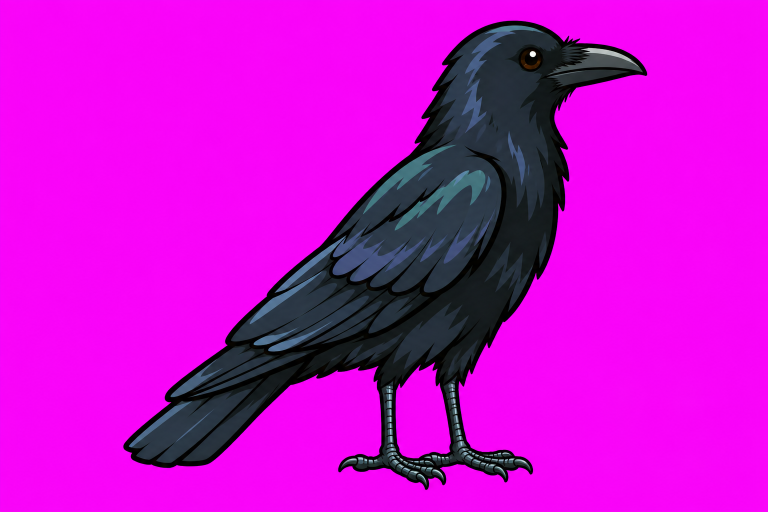
#> input picture design-docs/harvest/crow-pose-alert.png, 1536 x 1024 px, given in place of harvest-still-life.png, which was not available (shown at 1/2 size); the run also reads 2 pictures not shown here
$ python export.py crow-pose-alert.png
#> lines starting #> are read from the running program, lines starting #| are printed output that depends on the picture; after the words box and inside, x2 and y2 are one past the last pixel; in counts of white or black regions, pixels touching at a corner belong together
### design-docs/art.py
"""Shared steps for exporting seasonal theme art (see halloween/README.md).

Each theme's export.py imports this: key the flat magenta background out with
alpha from min(R,B) - G ramping between 60 and 140 and a half-strength
despill, crop to the art plus a margin, split pose sheets at their empty
column (or row) runs, measure a feature (an eye) to put sheets drawn at
different sizes on one scale, and write WebP, keeping each picture's
outline, which write_outlines gives the theme as outlines.ts for the rigs'
footprint checks. EyeScale holds one animal's pictures on that scale and
prints where each part sat in its reference.

The scripts pin their libraries: Pillow 13 writes a few pixels of some
pictures differently, so the shipped WebPs would no longer be reproduced.
"""
from collections import deque
from collections.abc import Callable
from dataclasses import dataclass
from pathlib import Path
import subprocess
import tempfile

import numpy as np
from PIL import Image

MARGIN = 6

Mask = Callable[[np.ndarray], np.ndarray]
# Finds where a part sits in a whole (its top left), as by_colour does.
Placer = Callable[[np.ndarray, np.ndarray], tuple[int, int]]
Size = tuple[int, int]
# A line across a neck (drawing units), nape side to throat side.
Line = tuple[tuple[float, float], tuple[float, float]]


def keyed(path: Path) -> np.ndarray:
    rgb = np.asarray(Image.open(path).convert('RGB')).astype(np.float32)
    r, g, b = rgb[..., 0], rgb[..., 1], rgb[..., 2]
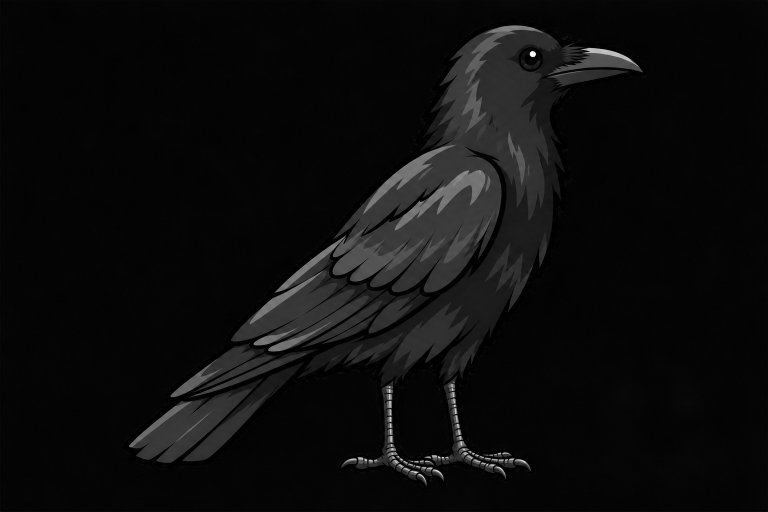
#> g: shape (1024, 1536) float32 (shown at 1/2 size); min 0, max 255, mean 12.5
    spill = np.minimum(r, b) - g
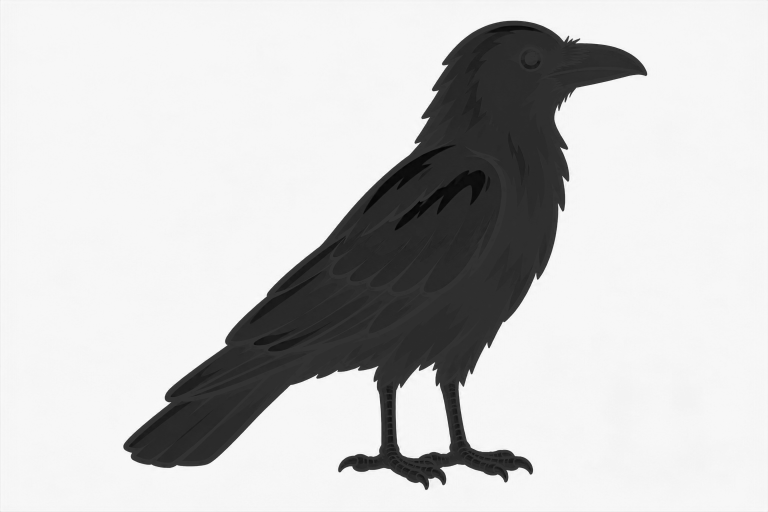
#> spill: shape (1024, 1536) float32 (shown at 1/2 size); min -65, max 255, mean 188.2; drawn with min black and max white
    alpha = 1 - np.clip((spill - 60) / 80, 0, 1)
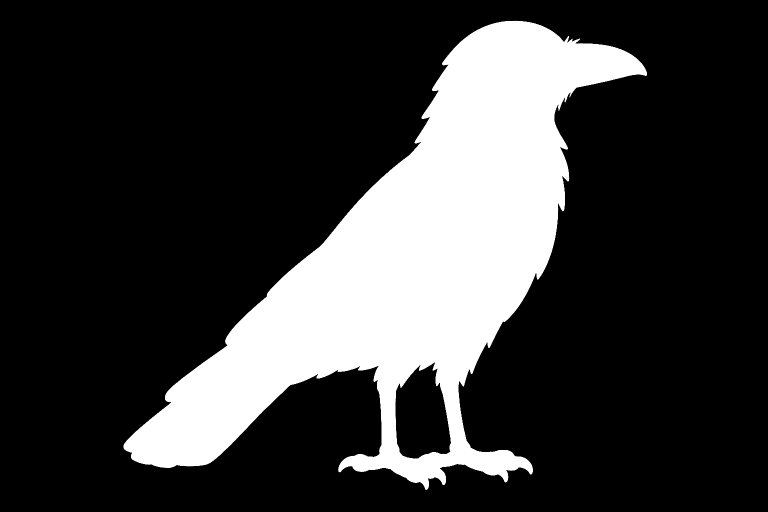
#> alpha: shape (1024, 1536) float32 (shown at 1/2 size); min 0, max 1, mean 0.22
    excess = np.maximum(spill, 0) * 0.5
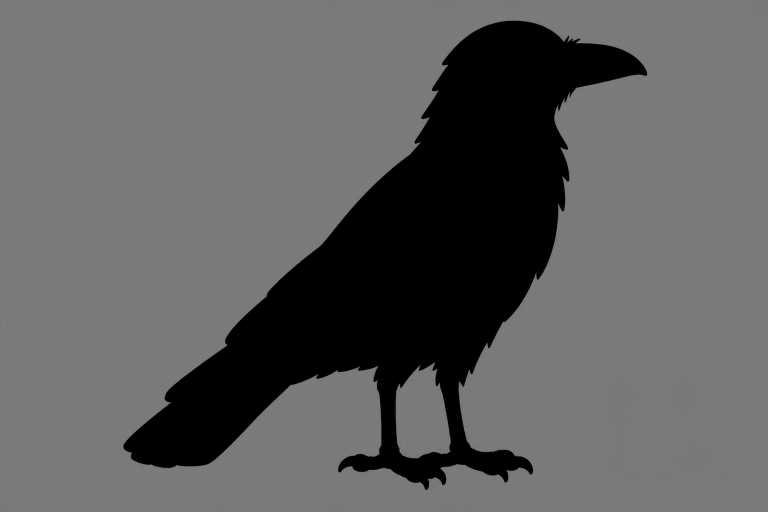
#> excess: shape (1024, 1536) float32 (shown at 1/2 size); min 0, max 127.5, mean 95.2
    out = np.dstack([r - excess, g, b - excess, alpha * 255])
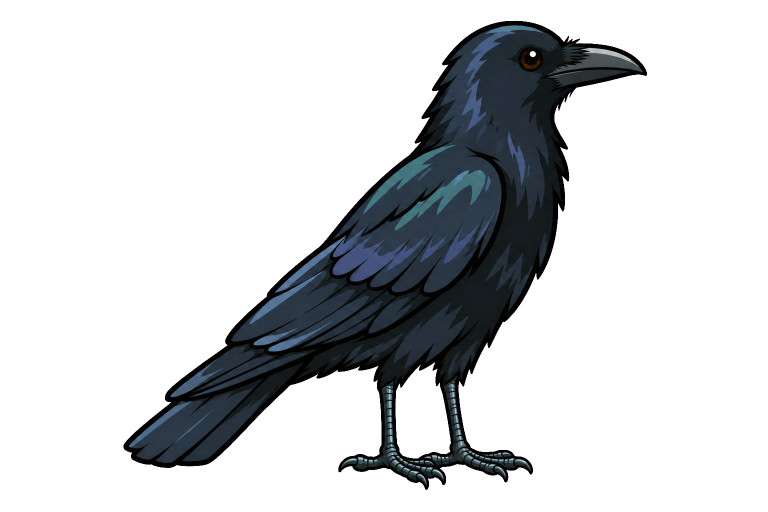
#> out: shape (1024, 1536, 4) float32 (shown at 1/2 size); mean of channels 0, 1, 2, 3 106.6, 12.5, 110.6, 56.3; transparent parts drawn white
    return np.clip(out, 0, 255).astype(np.uint8)


def crop(rgba: np.ndarray) -> np.ndarray:
    ys, xs = np.nonzero(rgba[..., 3] > 8)
    return rgba[max(0, ys.min() - MARGIN):ys.max() + MARGIN + 1, max(0, xs.min() - MARGIN):xs.max() + MARGIN + 1]
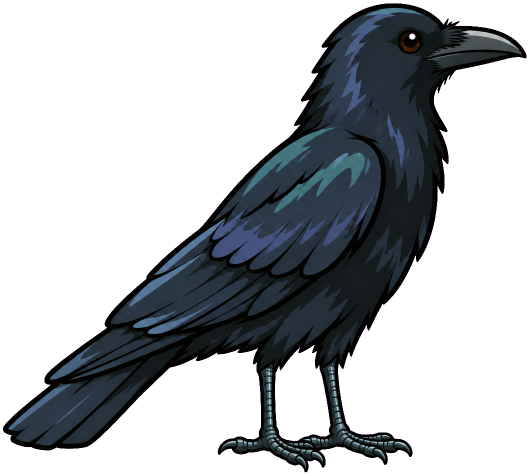
#> returned value: shape (951, 1059, 4) (shown at 1/2 size); mean of channels 0, 1, 2, 3 94.2, 17.2, 100.3, 87.7; transparent parts drawn white


# [32 lines left out: functions crop_origin, poses, fill_only, not called in this run]


def rows(rgba: np.ndarray, count: int) -> list[np.ndarray]:
    """Split a sheet of count pieces, top to bottom, the same way."""
    return [p.transpose(1, 0, 2) for p in poses(rgba.transpose(1, 0, 2), count)]


# [26 lines left out: functions blob, feature, not called in this run]


def lum(rgba: np.ndarray) -> np.ndarray:
    return rgba[..., :3].astype(np.float32) @ np.array([0.299, 0.587, 0.114], dtype=np.float32)


def opaque(rgba: np.ndarray) -> np.ndarray:
    return rgba[..., 3] > 128
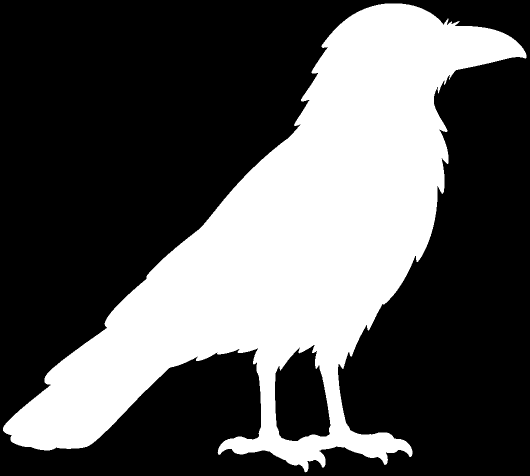
#> returned value: shape (951, 1059) bool (shown at 1/2 size); 34.4% white; 1 white region, box (x1, y1, x2, y2) and area: (6, 7, 1053, 945) 346207


def ground(rgba: np.ndarray) -> int:
    """The lowest row anything stands on: the last with an opaque pixel."""
    return int(np.nonzero(opaque(rgba).any(axis=1))[0].max())


# [4 lines left out: function pale, not called in this run]


def rescaled(rgba: np.ndarray, k: float) -> np.ndarray:
    img = Image.fromarray(rgba, 'RGBA')
    return np.asarray(img.resize((round(img.width * k), round(img.height * k)), Image.LANCZOS))


# Given a part, what a window of the whole the same size as it scores: the
# higher, the better the part fits there.
Score = Callable[[np.ndarray], Callable[[np.ndarray], float]]


def search(a: np.ndarray, b: np.ndarray, score: Score, step: int = 4) -> tuple[int, int]:
    """The offset (y, x) of a wholly inside b where a's window of b scores
    best, found on copies shrunk step times, then refined at full size."""
    def best(a: np.ndarray, b: np.ndarray, ys, xs) -> tuple[int, int]:
        h, w = a.shape
        rate = score(a)
        return max(((y, x) for y in ys for x in xs), key=lambda p: rate(b[p[0]:p[0] + h, p[1]:p[1] + w]))

    small_a, small_b = a[::step, ::step], b[::step, ::step]
    cy, cx = best(small_a, small_b, range(small_b.shape[0] - small_a.shape[0] + 1), range(small_b.shape[1] - small_a.shape[1] + 1))
    h, w = a.shape
    ys = range(max(0, cy * step - step), min(b.shape[0] - h, cy * step + step) + 1)
    xs = range(max(0, cx * step - step), min(b.shape[1] - w, cx * step + step) + 1)
    return best(a, b, ys, xs)


def place(part: np.ndarray, whole: np.ndarray, step: int = 4, mask=opaque) -> tuple[int, int]:
    """Where a part cut from a whole picture sits in it (its top left, in the
    whole's pixels): the offset at which their shapes (or what mask picks
    out of them) overlap best."""
    def overlap(a: np.ndarray) -> Callable[[np.ndarray], float]:
        return lambda window: float((window * a).sum() - 0.5 * ((1 - window) * a).sum())
    return search(mask(part).astype(np.float32), mask(whole).astype(np.float32), overlap, step)


# [25 lines left out: functions _correlate, by_colour, not called in this run]


# How many sides a picture's outline has: one along each of this many
# directions, evenly turned, the four square to its box among them.
SIDES = 16
# Every picture export writes, by the folder it went to: its outline.
OUTLINES: dict[Path, dict[str, str]] = {}


def outline(rgba: np.ndarray) -> str:
    """Where a picture's art lies, for the rigs' footprint checks, which
    measure it rather than its box (whose corners, round a rounded piece or
    under a chin, are see-through): the SIDES-sided polygon each of whose
    sides lies along its own direction and touches the art's opaque pixels,
    so it holds every one of them, and inside the box. Its corners as
    fractions of the box, x then y, to a thousandth: "x,y x,y ..."."""
    ys, xs = np.nonzero(opaque(rgba))
    h, w = rgba.shape[:2]
    turns = np.arange(SIDES) * 2 * np.pi / SIDES
    normals = np.stack([np.cos(turns), np.sin(turns)], axis=1)
    middles = np.stack([xs + 0.5, ys + 0.5], axis=1)
#> middles = 346207 pairs, first value 6.5 to 1052.5, second value 7.5 to 944.5
#> (the rest of the program and of its run is left out)
